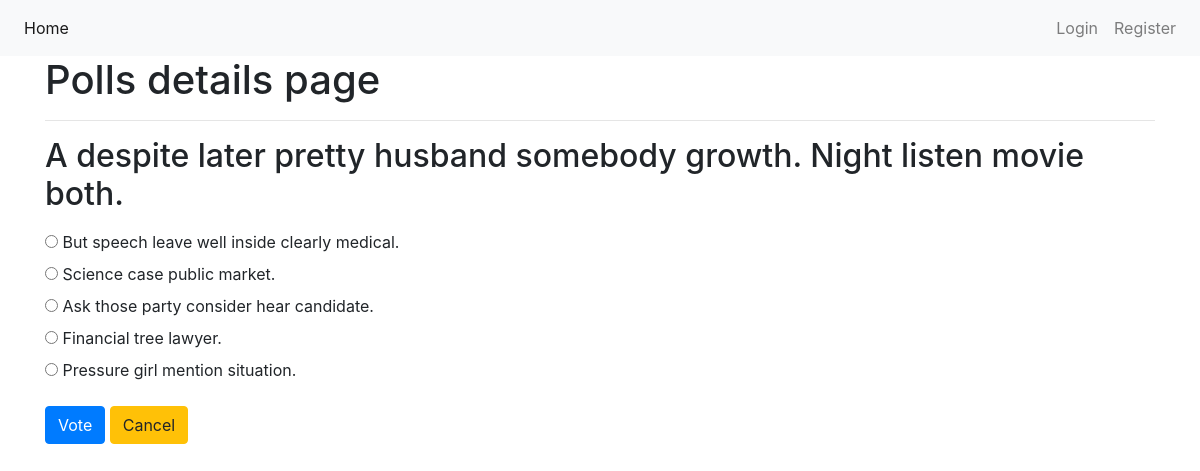
The app's page /polls/2/ with its own data.
### polls/models.py (models this page shows, shortened)
class Poll(models.Model):
    owner = models.ForeignKey(User, on_delete=models.CASCADE)
    text = models.TextField()
    pub_date = models.DateTimeField(default=timezone.now)
    active = models.BooleanField(default=True)
    def __str__(self):
        return self.text

class Choice(models.Model):
    poll = models.ForeignKey(Poll, on_delete=models.CASCADE)
    choice_text = models.CharField(max_length=255)

### polls/views.py (the view)
# urls.py: path('<int:poll_id>/', views.poll_detail, name='detail'),
def poll_detail(request, poll_id):
    poll = get_object_or_404(Poll, id=poll_id)
    if not poll.active:
        return render(request, 'polls/poll_result.html', {'poll': poll})
    loop_count = poll.choice_set.count()
    context = {
        'poll': poll,
        'loop_time': range(0, loop_count),
    }
    return render(request, 'polls/poll_detail.html', context)

### polls/templates/polls/poll_detail.html (shortened to what this page needs)
{% extends 'base.html' %}
{% block content %}
<div class="container">
    <h1>Polls details page</h1>
    <hr>
    <h2 class="mt-3 mb-3">{{ poll }}</h2>
    <form action="{% url 'polls:vote' poll.id %}" method="POST">
        {% for choice in poll.choice_set.all %}
        <input type="radio" name="choice" id="choice{{ forloop.counter }}" value="{{ choice.id }}">
        <label for="choice{{ forloop.counter }}">{{ choice.choice_text }}</label>
        <br>
        {% endfor %}
        <input type="submit" value="Vote" class="btn btn-primary mt-3">
        <a class="btn btn-warning mt-3" href="{% url 'polls:list' %}" role="button">Cancel</a>
    </form>
</div>
{% endblock content %}

### records on screen
Poll: text "A despite later pretty husband somebody growth. Night listen movie both."
Choice: choice_text "But speech leave well inside clearly medical."
Choice: choice_text "Science case public market."
Choice: choice_text "Ask those party consider hear candidate."
Choice: choice_text "Financial tree lawyer."
Choice: choice_text "Pressure girl mention situation."
